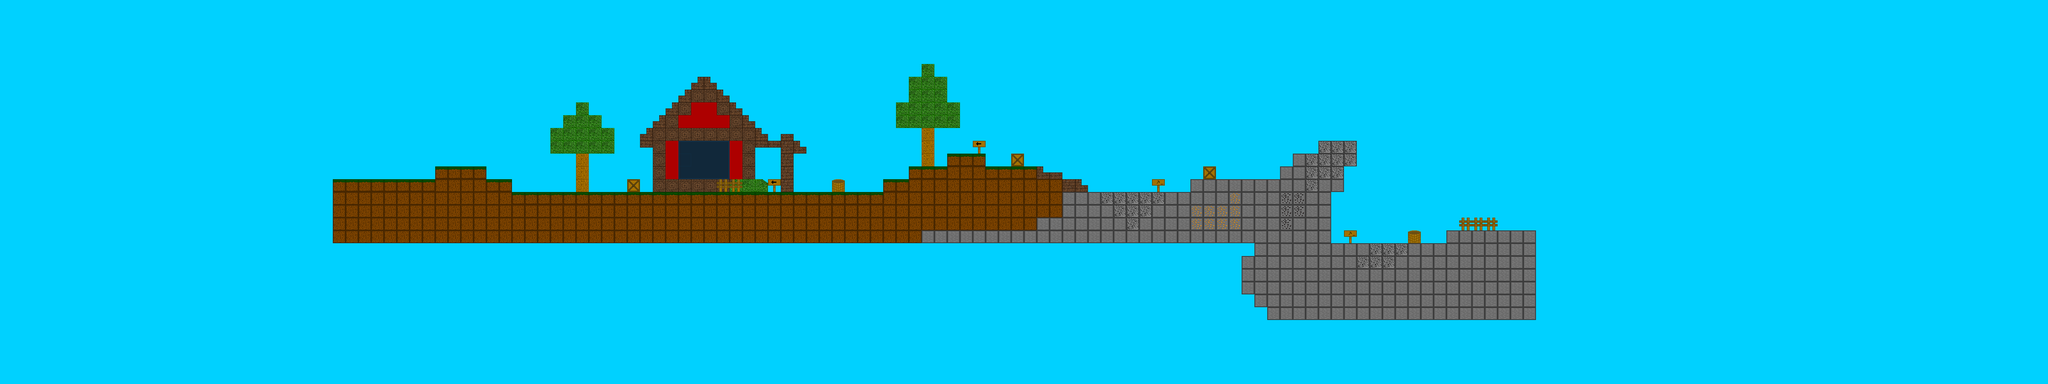

Rendered tile map (Tiled .tmx) drawn with the repository's tilesets; below, a short description and the map source with its tile grids summarised:
An orthogonal 160x30 tile map with 32x32 px tiles, 4 tile layers (Слой тайлов 2, Слой тайлов 3, Слой тайлов 4, Слой тайлов 1), 3 tilesets.

<map version="1.5" tiledversion="1.7.2" orientation="orthogonal" renderorder="right-down" width="160" height="30" tilewidth="32" tileheight="32" infinite="0" nextlayerid="5" nextobjectid="1">
 <tileset firstgid="1" name="objects_Map4" tilewidth="32" tileheight="32" tilecount="49" columns="7">
  <image source="Images/objects_Map4.png" width="224" height="224" />
 </tileset>
 <tileset firstgid="50" name="forHouse" tilewidth="32" tileheight="32" tilecount="9" columns="3">
  <image source="Images/forHouse.png" width="96" height="96" />
 </tileset>
 <tileset firstgid="59" name="forHouse2" tilewidth="32" tileheight="32" tilecount="12" columns="4">
  <image source="Images/forHouse2.png" width="128" height="96" />
 </tileset>
 <layer id="2" name="Слой тайлов 2" width="160" height="30">
  <data>[4800 cells, 4800 non-empty, 1 distinct tile ids]</data>
 </layer>
 <layer id="3" name="Слой тайлов 3" width="160" height="30">
  <data>[4800 cells, 71 non-empty, 16 distinct tile ids]</data>
 </layer>
 <layer id="4" name="Слой тайлов 4" width="160" height="30">
  <data>[4800 cells, 3 non-empty, 3 distinct tile ids]</data>
 </layer>
 <layer id="1" name="Слой тайлов 1" width="160" height="30">
  <data>[4800 cells, 578 non-empty, 16 distinct tile ids]</data>
 </layer>
</map>
